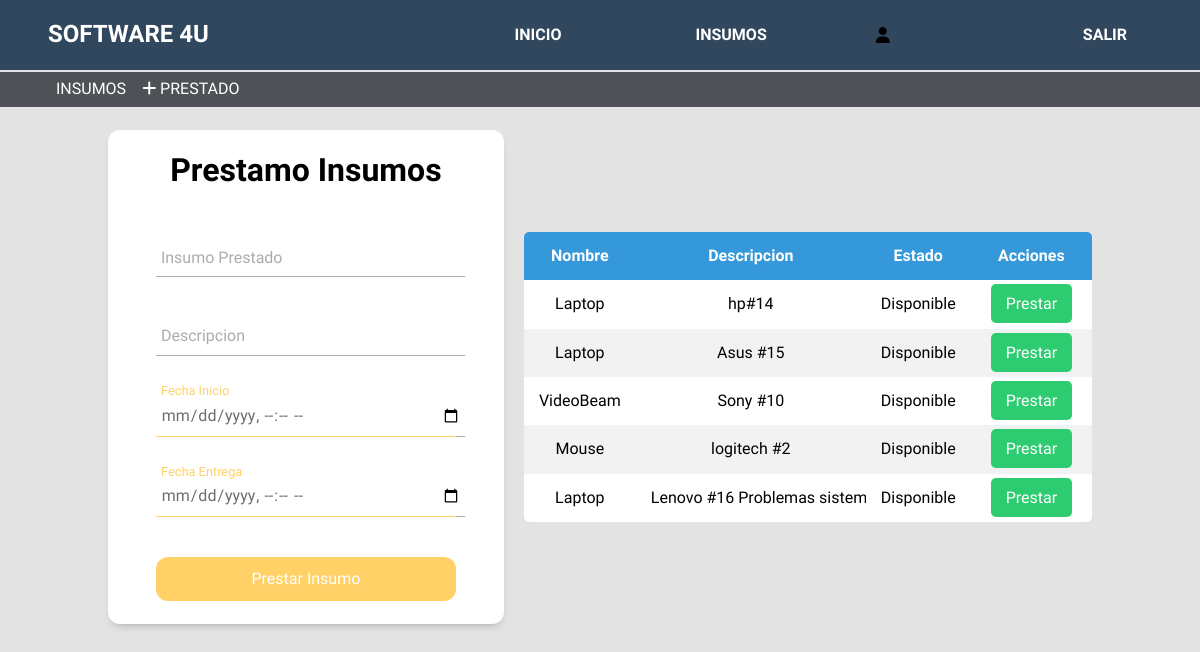
/php/profesor-insumos.php, run on the app's committed database.
### tables this page shows
CREATE TABLE Insumos (
    id INT AUTO_INCREMENT PRIMARY KEY,
    NomInsumo VARCHAR(100),
    Descripcion TEXT,
    Estado VARCHAR(15),
    FechaRegistro DATETIME
);

### php/profesor-insumos.php (the view, shortened to what this page needs)
<?php
include "../ConexionSQL/conexion.php";
?>
<!DOCTYPE html>
<html lang="en">
<head>
    <link rel="stylesheet" href="https://cdnjs.cloudflare.com/ajax/libs/normalize/8.0.1/normalize.min.css">
    <link rel="stylesheet" href="http://localhost/proyectofinal/assets/css/profe-insumos.css">
    <link rel="stylesheet" href="http://localhost/proyectofinal/assets/css/menu-abajo.css">
    <link rel="stylesheet" href="http://localhost/proyectofinal/assets/css/menu.css">
    <link rel="stylesheet" href="../fontawesome/fontawesome-free-6.5.1-web/css/all.css">
</head>
<body>
    <nav>
        <div class="logo"> Software 4U</div>
        <ul class="list">
            <li><a href="profesor-inicio">Inicio</a></li>
            <li><a href="profesor-insumos.php">Insumos</a></li>
            <i class="fa-solid fa-user"></i>
            <li><a href="../ConexionSQL/cerrar.php">Salir</a></li>
        </ul>
    </nav>
    <nav class="menu_abajo">
        <ul class="lista_abajo">
            <li><a href="profesor-insumos.php">Insumos</a></li>
            <li><a href="profesor-prestado.php"><i class="fa-solid fa-plus"></i> Prestado</a></li>
        </ul>
    </nav>
    <main>
        <div class="formulario">
            <h1>Prestamo Insumos</h1>
            <form method="post">
                <div class="cotainer">
                    <div class="congrup">
                        <input type="text" id="name" class="form_input" placeholder=" " name="insprestado">
                        <label for="name" class="form_label">Insumo Prestado</label>
                    </div>
                    <div class="congrup">
                        <input type="text" id="descripcion" class="form_input" placeholder=" " name="descripcion">
                        <label for="descripcion" class="form_label">Descripcion</label>
                    </div>
                    <div class="congrup">
                        <input type="datetime-local" id="fecha-registro" class="form_input" placeholder=" "
                            name="fecha-prestamo">
                        <label for="fecha-registro" class="form_label">Fecha Inicio</label>
                        <span class="form_line"></span>
                    </div>
                    <div class="congrup">
                        <input type="datetime-local" id="fecha-registro" class="form_input" placeholder=" "
                            name="fecha-entrega">
                        <label for="fecha-registro" class="form_label">Fecha Entrega</label>
                        <span class="form_line"></span>
                    </div>
                    <input class="form_submit" type="submit" value="Prestar Insumo">
                </div>
            </form>
        </div>
        <div class="container-form">
            <div class="crud">
                <table>
                    <thead>
                        <th>Nombre</th>
                        <th>Descripcion</th>
                        <th>Estado</th>
                        <th>Acciones</th>
                    </thead>
                    <tbody>
                        <?php
                        $sql = "SELECT * FROM insumos WHERE Estado = 'Disponible'";
                        $result = $conn->query($sql);
                        if ($result === false) {
                            echo "Error en la consulta: " . $conn->error;
                        } else {
                            if ($result->num_rows > 0) {
                                while ($datos = $result->fetch_object()) {
                                    echo "<tr>";
                                    echo "<td>" . $datos->NomInsumo . "</td>";
                                    echo "<td class='descripcion'>" . $datos->Descripcion . "</td>";
                                    echo "<td>" . $datos->Estado . "</td>";
                                    echo "<td><a data-insumoid='" . $datos->id . "' class='my-button-prestar'>Prestar</a>";
                                }
                            } else {
                                echo "No se encontraron resultados.";
                            }
                        }
                        ?>
                    </tbody>
                </table>
            </div>
        </div>
    </main>
</body>
</html>

### assets/css/profe-insumos.css (style rules this page uses)
body { font-family: 'Dosis', sans-serif; background-color: #E3E3E3; }
main { display: flex; justify-content: center; text-align: center; flex-wrap: wrap; }
main { display: flex; justify-content: center; text-align: center; flex-wrap: wrap; margin-top: 30px; }
.formulario { background-color: white; width: 60%; max-width: 300px; padding: 4.5em 3em; border-radius: 12px; box-shadow: 0 5px 10px -5px rgb(0 0 0 /30%); text-align: center; max-height: 350px; }
.formulario h1 { margin-top: -50px; margin-bottom: 50px; color: black; font-size: 2rem; }
.formulario .cotainer { display: grid; gap: 2.5em; }
.formulario .congrup { position: relative; --color: #5757577e; }
.form_input { width: 100%; background-color: none; color: #706c6c; font-size: 1rem; padding: .6em .3em; border: none; outline: none; border-bottom: 1px solid var(--color); font-family: 'Dosis', sans-serif; }
.form_input:focus+.form_label, .form_input:not(:placeholder-shown)+.form_label { transform: translateY(-12px) scale(.8); transform-origin: left top; color: #FFD166; }
.form_label { color: var(--color); cursor: pointer; position: absolute; top: 0; left: 5px; transform: translateY(10px); transition: transform .5s, color .3s; }
.form_submit { background: #FFD166; color: white; font-family: 'Dosis', sans-serif; font-weight: 300; font-size: 1rem; padding: .8em 0; border: none; border-radius: 12px; transition: background-color 0.3s ease, transform 0.6s ease; }
.form_line { position: absolute; bottom: 0; left: 0; width: 100%; height: 1px; background-color: #FFD166; transform: scale(0); transform: left bottom; }
.form_input:focus~.form_line, .form_input:not(:placeholder-shown)~.form_line { transform: scale(1); }
.container-form { margin-left: 20px; display: flex; justify-content: center; align-items: center; }
.crud { overflow-x: auto; border-radius: 5px; width: 100%; max-height: 490px; }
table { flex-wrap: wrap; width: 100%; border-collapse: collapse; background-color: white; box-shadow: 0 0 10px rgba(0, 0, 0, 0.1); }
thead th { text-align: center; }
th, td { padding: 15px; text-align: center; }
td.descripcion { max-width: 200px; white-space: nowrap; overflow-x: auto; overflow-y: hidden; }
thead { background-color: #3498db; color: white; }
tbody tr:nth-child(even) { background-color: #f2f2f2; }
.my-button-prestar, .my-button-eliminar { padding: 10px 15px; margin: 5px; border: none; border-radius: 5px; cursor: pointer; text-decoration: none; transition: background-color 0.3s ease; }
.my-button-prestar { background-color: #2ecc71; color: white; }
.formulario, .container-form { margin-top: 100px; }

### assets/css/menu-abajo.css (style rules this page uses)
body { padding: 0px; margin: 0px; box-sizing: border-box; font-family: 'Dosis', sans-serif; }
.menu_abajo { position: fixed; z-index: 10; left: 0; right: 0; top: 72px; padding: 0 4%; height: 35px; background-color: #4e5257; }
.menu_abajo .lista_abajo { padding: 0; margin: 0; width: 100%; height: 100%; display: flex; align-items: center; justify-content: flex-start; transition: all 300ms ease; }
.menu_abajo .lista_abajo li { list-style: none; }
.menu_abajo .lista_abajo a { display: block; text-transform: uppercase; padding: 8px; font-size: 16px; color: white; text-decoration: none; transition: all 300ms ease; }

### assets/css/menu.css (style rules this page uses)
body { padding: 0px; margin: 0px; box-sizing: border-box; font-family: 'Dosis', sans-serif; }
nav { position: fixed; z-index: 10; left: 0; right: 0; top: 0; padding: 0 4%; height: 70px; background-color: #31475E; }
nav .logo { float: left; width: 40%; height: 100%; display: flex; align-items: center; font-size: 24px; font-weight: bold; color: white; text-transform: uppercase; }
nav .list { float: right; padding: 0; margin: 0; width: 60%; height: 100%; display: flex; justify-content: space-between; align-items: center; }
nav .list li { list-style: none; }
nav .list a { display: block; text-transform: uppercase; padding: 15px 25px; font-size: 16px; font-weight: bold; color: white; text-decoration: none; border-radius: 25px; transition: all 300ms ease; }

### data on the page
insumos: NomInsumo "Laptop", Descripcion "hp#14", Estado "Disponible"
insumos: NomInsumo "Laptop", Descripcion "Asus #15", Estado "Disponible"
insumos: NomInsumo "VideoBeam", Descripcion "Sony #10", Estado "Disponible"
insumos: NomInsumo "Mouse", Descripcion "logitech #2", Estado "Disponible"
insumos: NomInsumo "Laptop", Descripcion "Lenovo #16 Problemas…", Estado "Disponible"
